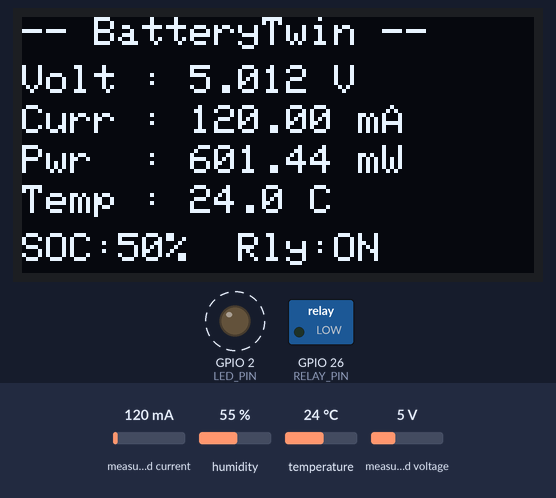
The sketch below on a simulated ESP32. Shown: 128×64 one-colour display, switched loads named in the sketch (green lamp = pin HIGH), output pins drawn as LEDs (lit = HIGH). Dashed ring = blinking. The inputs (shaded band) are chosen by the test bench; at power-on: measured current 120 mA, temperature 24 °C, measured voltage 5 V, humidity 55 %. WiFi joins after 1.5 s; servers stay silent unless stated; no MQTT or app messages arrive unless stated; what the sketch prints to the serial monitor is not drawn.

Above: at 8.3 s.
8.4 s: measured current set to 40 mA
At 9.6 s:
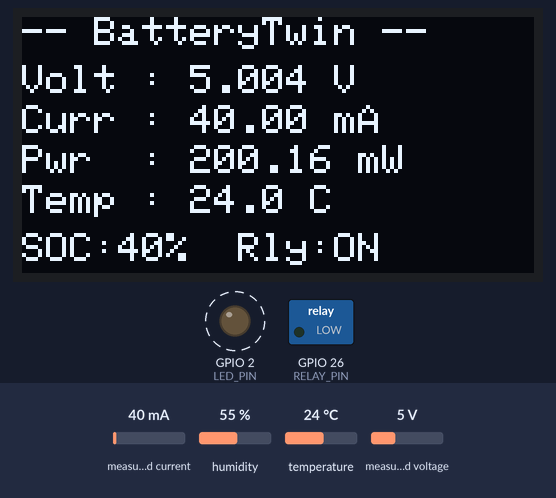
12.7 s: measured current set to 500 mA
At 13.9 s:
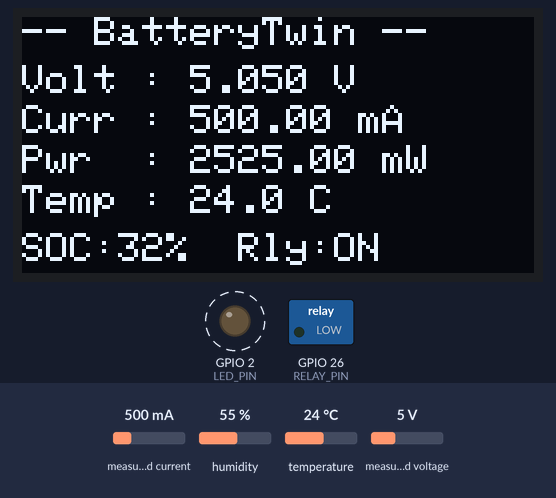
20.0 s: temperature set to 12 °C
At 23.5 s:
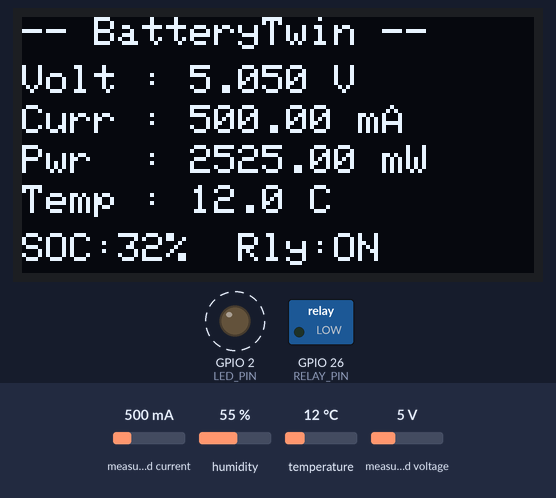
26.7 s: measured voltage set to 0.3 V
At 27.7 s:
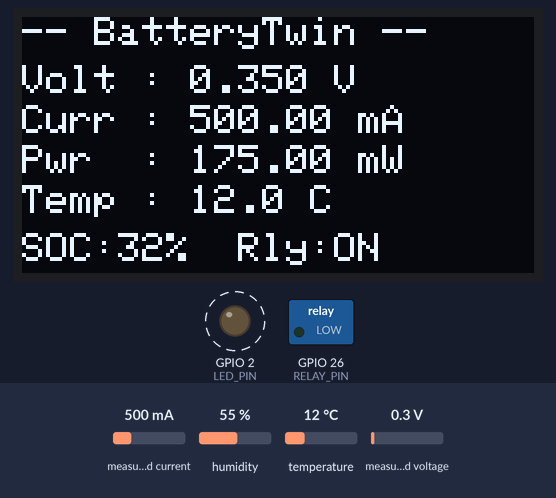
30.7 s: temperature set to 19 °C
Timing chart, 0 to 37.7 s (numbered marks = the images above; inputs shaded):
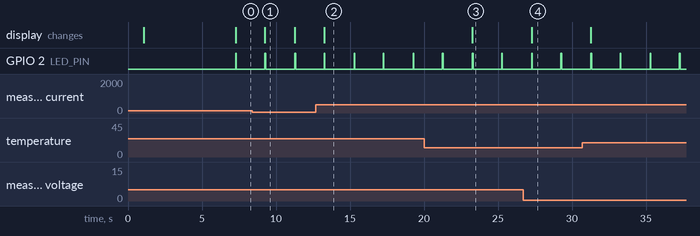

The sketch:

battery_sensor.ino
```cpp
/**
 * battery_sensor.ino
 * -------------------
 * BatteryTwin ESP32 Full Firmware
 * INA219 + DHT11 + OLED + Relay + WiFi + MQTT
 *
 * Wiring:
 *   INA219  → VCC=3.3V, GND, SDA=GPIO21, SCL=GPIO22
 *   DHT11   → VCC=3.3V, GND, DATA=GPIO4
 *   OLED    → VCC=3.3V, GND, SDA=GPIO21, SCL=GPIO22
 *   Relay   → VCC=5V,   GND, IN=GPIO26
 *
 * Libraries needed:
 *   Adafruit INA219, DHT sensor library, Adafruit Unified Sensor,
 *   Adafruit SSD1306, Adafruit GFX Library, PubSubClient, ArduinoJson
 */

#include <Wire.h>
#include <Adafruit_GFX.h>
#include <Adafruit_SSD1306.h>
#include <Adafruit_INA219.h>
#include <DHT.h>
#include <WiFi.h>
#include <PubSubClient.h>
#include <ArduinoJson.h>

// ═══════════════════════════════════════════════════════════════════
// CONFIGURATION — edit only these values
// ═══════════════════════════════════════════════════════════════════

const char* WIFI_SSID         = "Bhaskar-2.4_EXT";
const char* WIFI_PASSWORD     = ".26041970";
const char* MQTT_BROKER       = "192.168.1.101";
const int   MQTT_PORT         = 1883;
const char* MQTT_USERNAME     = "";
const char* MQTT_PASSWORD_STR = "";

const char* TOPIC_DATA        = "chargex/battery/data";
const char* TOPIC_RELAY       = "chargex/relay/control";
const char* TOPIC_HEARTBEAT   = "chargex/device/heartbeat";
const char* BATTERY_ID        = "BATTERY_01";
const char* CLIENT_ID         = "esp32-battery-01";

// ═══════════════════════════════════════════════════════════════════
// PIN DEFINITIONS
// ═══════════════════════════════════════════════════════════════════

#define DHT_PIN       4
#define DHT_TYPE      DHT11
#define RELAY_PIN     26
#define LED_PIN       2

// ═══════════════════════════════════════════════════════════════════
// OLED
// ═══════════════════════════════════════════════════════════════════

#define SCREEN_WIDTH  128
#define SCREEN_HEIGHT  64
#define OLED_RESET     -1
#define OLED_ADDRESS  0x3C

// ═══════════════════════════════════════════════════════════════════
// BATTERY PARAMETERS (7.4V 2S 3000mAh)
// ═══════════════════════════════════════════════════════════════════

const float BATTERY_FULL_V      = 8.40;
const float BATTERY_EMPTY_V     = 6.00;
const float NOMINAL_CAPACITY_AH = 3.0;

// ═══════════════════════════════════════════════════════════════════
// TIMING
// ═══════════════════════════════════════════════════════════════════

const unsigned long PUBLISH_INTERVAL_MS   = 2000;
const unsigned long HEARTBEAT_INTERVAL_MS = 10000;
const unsigned long RECONNECT_DELAY_MS    = 5000;

// ═══════════════════════════════════════════════════════════════════
// OBJECTS
// ═══════════════════════════════════════════════════════════════════

DHT              dht(DHT_PIN, DHT_TYPE);
Adafruit_SSD1306 display(SCREEN_WIDTH, SCREEN_HEIGHT, &Wire, OLED_RESET);
Adafruit_INA219  ina219;
WiFiClient       wifiClient;
PubSubClient     mqttClient(wifiClient);

// ═══════════════════════════════════════════════════════════════════
// GLOBALS
// ═══════════════════════════════════════════════════════════════════

bool          oledOk      = false;
bool          inaOk       = false;
bool          dhtOk       = false;
bool          relayOn     = true;
float         socEstimate = 50.0;
unsigned long lastPublishMs   = 0;
unsigned long lastHeartbeatMs = 0;
unsigned long lastSocMs       = 0;

// ═══════════════════════════════════════════════════════════════════
// SETUP
// ═══════════════════════════════════════════════════════════════════

void setup() {
  Serial.begin(115200);
  delay(1000);

  pinMode(RELAY_PIN, OUTPUT);
  pinMode(LED_PIN,   OUTPUT);
  digitalWrite(RELAY_PIN, LOW); // Active LOW → relay ON at start

  Serial.println("\n=============================");
  Serial.println("  BatteryTwin Full Firmware  ");
  Serial.println("=============================");

  Wire.begin(21, 22);

  // OLED
  oledOk = display.begin(SSD1306_SWITCHCAPVCC, OLED_ADDRESS);
  if (!oledOk) {
    Serial.println("[FAIL] OLED not found!");
  } else {
    Serial.println("[OK]   OLED found.");
    display.clearDisplay();
    display.setTextColor(SSD1306_WHITE);
    display.setTextSize(1);
    display.setCursor(15, 10); display.println("BatteryTwin");
    display.setCursor(15, 25); display.println("Starting...");
    display.display();
    delay(1000);
  }

  // INA219
  inaOk = ina219.begin();
  if (!inaOk) {
    Serial.println("[FAIL] INA219 not found!");
  } else {
    ina219.setCalibration_32V_2A();
    Serial.println("[OK]   INA219 found.");
  }

  // DHT11
  dht.begin();
  delay(2000);
  float t = dht.readTemperature();
  if (isnan(t)) Serial.println("[WARN] DHT11 first read failed.");
  else          Serial.printf("[OK]   DHT11 found. Temp=%.1fC\n", t);

  Serial.println("[OK]   Relay ON (GPIO26 LOW)");

  // WiFi
  connectWiFi();

  // MQTT
  mqttClient.setServer(MQTT_BROKER, MQTT_PORT);
  mqttClient.setCallback(mqttCallback);
  mqttClient.setBufferSize(512);
  connectMQTT();

  lastSocMs = millis();
  Serial.println("=============================");
  Serial.println("  Ready. Sending data...     ");
  Serial.println("=============================\n");
}

// ═══════════════════════════════════════════════════════════════════
// LOOP
// ═══════════════════════════════════════════════════════════════════

void loop() {
  if (WiFi.status() != WL_CONNECTED) connectWiFi();
  if (!mqttClient.connected())        connectMQTT();
  mqttClient.loop();

  unsigned long now = millis();

  if (now - lastPublishMs >= PUBLISH_INTERVAL_MS) {
    lastPublishMs = now;
    readAndPublish();
  }
  if (now - lastHeartbeatMs >= HEARTBEAT_INTERVAL_MS) {
    lastHeartbeatMs = now;
    publishHeartbeat();
  }
}

// ═══════════════════════════════════════════════════════════════════
// READ SENSORS + OLED + MQTT PUBLISH
// ═══════════════════════════════════════════════════════════════════

void readAndPublish() {
  unsigned long now = millis();
  float dt = (now - lastSocMs) / 1000.0;
  lastSocMs = now;

  // ── INA219 with multi-sample averaging (your working method) ────
  float voltage = 0, current_mA = 0, power_mW = 0;
  if (inaOk) {
    float busVoltage   = ina219.getBusVoltage_V();
    float shuntVoltage = ina219.getShuntVoltage_mV();
    voltage = busVoltage + (shuntVoltage / 1000.0);

    // 5-sample average for current
    float currentSum = 0;
    for (int i = 0; i < 5; i++) {
      currentSum += ina219.getCurrent_mA();
      delay(10);
    }
    current_mA = abs(currentSum / 5.0);

    // Noise gate
    if (!relayOn || current_mA < 5.0) {
      current_mA = 0.0;
      power_mW   = 0.0;
    } else {
      power_mW = voltage * current_mA;
    }
  }

  // ── DHT11 ──────────────────────────────────────────────────────
  float temp = dht.readTemperature();
  float hum  = dht.readHumidity();
  dhtOk = !isnan(temp) && !isnan(hum);
  if (!dhtOk) { temp = 25.0; hum = 0.0; }

  // ── SOC estimate ───────────────────────────────────────────────
  float current_A = current_mA / 1000.0;
  float soc       = estimateSOC(voltage, current_A, dt);

  // ── Serial output ──────────────────────────────────────────────
  Serial.println("-----------------------------");
  Serial.printf("Voltage  : %.3f V\n",  voltage);
  Serial.printf("Current  : %.2f mA\n", current_mA);
  Serial.printf("Power    : %.2f mW\n", power_mW);
  Serial.printf("Temp     : %.1f C\n",  temp);
  Serial.printf("Humidity : %.1f %%\n", hum);
  Serial.printf("SOC      : %.1f %%\n", soc);
  Serial.printf("Relay    : %s\n",      relayOn ? "ON" : "OFF");
  Serial.println();

  // ── OLED output ────────────────────────────────────────────────
  if (oledOk) {
    display.clearDisplay();
    display.setTextSize(1);
    display.setTextColor(SSD1306_WHITE);

    display.setCursor(0, 0);
    display.println("-- BatteryTwin --");

    display.setCursor(0, 12);
    if (inaOk) display.printf("Volt : %.3f V",  voltage);
    else        display.println("Volt : N/A");

    display.setCursor(0, 22);
    if (inaOk) display.printf("Curr : %.2f mA", current_mA);
    else        display.println("Curr : N/A");

    display.setCursor(0, 32);
    if (inaOk) display.printf("Pwr  : %.2f mW", power_mW);
    else        display.println("Pwr  : N/A");

    display.setCursor(0, 42);
    if (dhtOk) display.printf("Temp : %.1f C",  temp);
    else        display.println("Temp : ERROR");

    display.setCursor(0, 54);
    display.printf("SOC:%.0f%%  Rly:%s", soc, relayOn ? "ON" : "OFF");

    display.display();
  }

  // ── MQTT publish ───────────────────────────────────────────────
  StaticJsonDocument<300> doc;
  doc["battery_id"]    = BATTERY_ID;
  doc["voltage_v"]     = round(voltage    * 1000.0) / 1000.0;
  doc["current_a"]     = round(current_A  * 1000.0) / 1000.0;
  doc["temperature_c"] = round(temp       * 100.0)  / 100.0;
  doc["humidity_pct"]  = round(hum        * 100.0)  / 100.0;
  doc["soc_percent"]   = round(soc        * 100.0)  / 100.0;
  doc["data_source"]   = "ESP32_HARDWARE";
  doc["timestamp_ms"]  = (unsigned long)now;

  char payload[300];
  serializeJson(doc, payload);

  if (mqttClient.publish(TOPIC_DATA, payload, false)) {
    Serial.println("[MQTT] Published OK.");
    digitalWrite(LED_PIN, HIGH); delay(50); digitalWrite(LED_PIN, LOW);
  } else {
    Serial.println("[MQTT] Publish FAILED.");
  }
}

// ═══════════════════════════════════════════════════════════════════
// SOC ESTIMATION
// ═══════════════════════════════════════════════════════════════════

float estimateSOC(float voltage, float currentA, float dtSec) {
  float delta = (currentA * (dtSec / 3600.0) / NOMINAL_CAPACITY_AH) * 100.0;
  socEstimate = constrain(socEstimate + delta, 0.0, 100.0);
  if (abs(currentA) < 0.05) {
    float ocv = constrain(
      (voltage - BATTERY_EMPTY_V) / (BATTERY_FULL_V - BATTERY_EMPTY_V) * 100.0,
      0.0, 100.0);
    socEstimate = 0.8 * socEstimate + 0.2 * ocv;
  }
  return socEstimate;
}

// ═══════════════════════════════════════════════════════════════════
// HEARTBEAT
// ═══════════════════════════════════════════════════════════════════

void publishHeartbeat() {
  StaticJsonDocument<128> doc;
  doc["device_id"]   = CLIENT_ID;
  doc["uptime_ms"]   = millis();
  doc["relay_state"] = relayOn;
  doc["wifi_rssi"]   = WiFi.RSSI();
  char buf[128];
  serializeJson(doc, buf);
  mqttClient.publish(TOPIC_HEARTBEAT, buf, false);
}

// ═══════════════════════════════════════════════════════════════════
// MQTT CALLBACK — relay control from backend
// ═══════════════════════════════════════════════════════════════════

void mqttCallback(char* topic, byte* payload, unsigned int length) {
  String msg;
  for (unsigned int i = 0; i < length; i++) msg += (char)payload[i];
  Serial.printf("[MQTT] Received on '%s': %s\n", topic, msg.c_str());

  if (String(topic) == TOPIC_RELAY) {
    StaticJsonDocument<128> doc;
    if (deserializeJson(doc, msg)) return;
    bool on            = doc["relay_state"] | true;
    const char* reason = doc["reason"] | "";
    setRelay(on);
    Serial.printf("[RELAY] → %s | %s\n", on ? "ON" : "OFF", reason);
  }
}

// ═══════════════════════════════════════════════════════════════════
// RELAY
// ═══════════════════════════════════════════════════════════════════

void setRelay(bool on) {
  relayOn = on;
  digitalWrite(RELAY_PIN, on ? LOW : HIGH); // Active LOW
  Serial.printf("[RELAY] %s\n", on ? "ON (charging)" : "OFF (cut)");
}

// ═══════════════════════════════════════════════════════════════════
// WIFI
// ═══════════════════════════════════════════════════════════════════

void connectWiFi() {
  Serial.printf("[WiFi] Connecting to %s\n", WIFI_SSID);

  WiFi.disconnect(true);
  WiFi.mode(WIFI_OFF);
  delay(1000);
  WiFi.mode(WIFI_STA);
  delay(500);

  WiFi.begin(WIFI_SSID, WIFI_PASSWORD);

  int n = 0;
  while (WiFi.status() != WL_CONNECTED && n < 80) {  // 40 second timeout
    delay(500); Serial.print("."); n++;
  }
  Serial.println();

  if (WiFi.status() == WL_CONNECTED) {
    Serial.printf("[WiFi] Connected! IP: %s  RSSI: %d dBm\n",
                  WiFi.localIP().toString().c_str(), WiFi.RSSI());
  } else {
    Serial.printf("[WiFi] Failed (status=%d). Will retry.\n", WiFi.status());
    WiFi.disconnect(true);
    WiFi.mode(WIFI_OFF);
    delay(2000);
  }
}

// ═══════════════════════════════════════════════════════════════════
// MQTT CONNECT
// ═══════════════════════════════════════════════════════════════════

void connectMQTT() {
  int n = 0;
  while (!mqttClient.connected() && n < 5) {
    Serial.printf("[MQTT] Connecting to %s:%d...\n", MQTT_BROKER, MQTT_PORT);
    bool ok = strlen(MQTT_USERNAME) > 0
              ? mqttClient.connect(CLIENT_ID, MQTT_USERNAME, MQTT_PASSWORD_STR)
              : mqttClient.connect(CLIENT_ID);
    if (ok) {
      mqttClient.subscribe(TOPIC_RELAY, 1);
      Serial.println("[MQTT] Connected. Subscribed to relay topic.");
      return;
    }
    Serial.printf("[MQTT] Failed (state=%d). Retry in 5s...\n",
                  mqttClient.state());
    delay(RECONNECT_DELAY_MS);
    n++;
  }
}
```

Measured:
- after the input at 8.4 s, the display: changes after 0.85 s (image 1)
- after the input at 20.0 s, the display: changes after 3.3 s (image 3)
- after the input at 26.7 s, the display: changes after 0.57 s (image 4)
- by itself, GPIO 2 (LED_PIN): alternates HIGH for 0.05 s and LOW for 2.0 s
- what the display in image 1 shows lasts 2.1 s, from 9.2 s to 11.3 s
